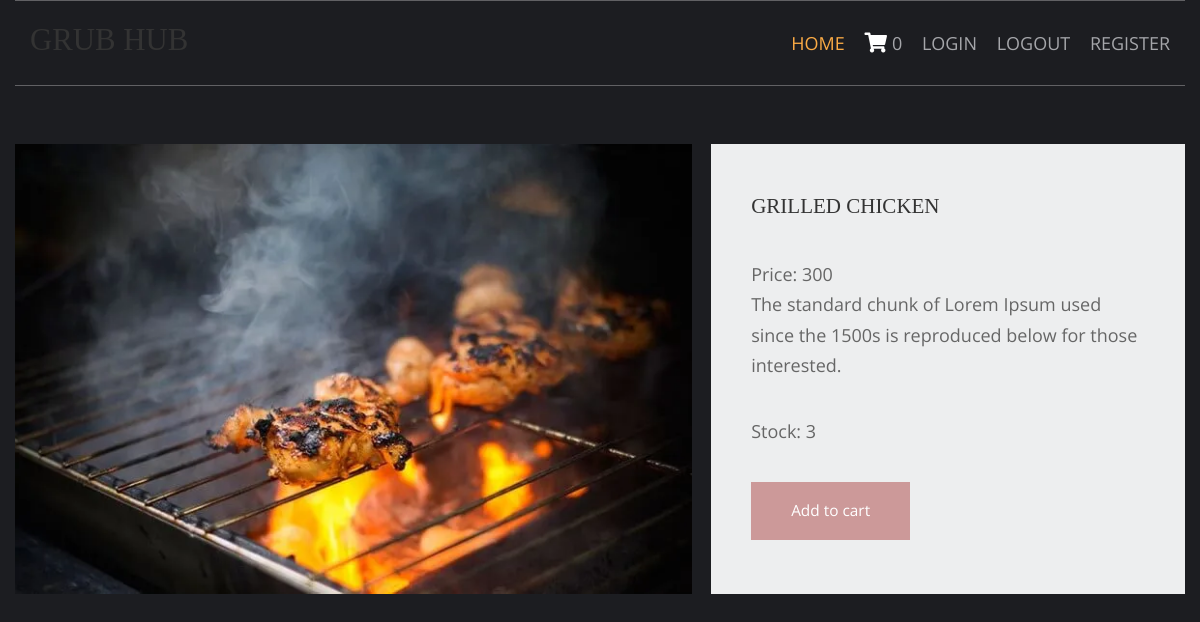
The app's page /chicken-recepes/grilled-chicken with its own data.
### shopping/models.py (models this page shows, shortened)
class products(models.Model):
    name=models.CharField(max_length=150,unique=True)
    slug=models.SlugField(max_length=250,unique=True)
    img=models.ImageField(upload_to='product')
    desc=models.TextField()
    stock=models.IntegerField()
    available=models.BooleanField()
    price=models.IntegerField()
    category=models.ForeignKey(categ,on_delete=models.CASCADE)

### shopping/views.py (the view)
# urls.py: path('<slug:c_slug>/<slug:product_slug>',views.prodDetails,name='details'),
def prodDetails(request,c_slug,product_slug):
    try:
        prod=products.objects.get(category__slug=c_slug,slug=product_slug)
    except Exception as e:
        raise e
    return render(request,'item.html',{'pr':prod})

### cart/context_processor.py (called while the page is built)
def count(request):
    item_count=0
    if 'admin' in request.path:
        return {}
    else:
        try:
            ct=cartlist.objects.filter(cart_id=c_id(request))
            cti=items.objects.all().filter(cart=ct[:1])
            for c in cti:
                item_count+=c.quan
        except cartlist.DoesNotExist:
            item_count=0
        return dict(itc=item_count)

### cart/views.py (called while the page is built)
def c_id(request):
    ct_id=request.session.session_key
    if not ct_id:
        ct_id=request.session.create()
    return ct_id

### templates/item.html (shortened to what this page needs)
{% extends 'base.html' %}
{% load static %}
{% block content %}
<html lang="en">
<head>
    <link href="{% static 'pr/fontawesome/pr/css/all.min.css' %}" rel="stylesheet" />
    <link href="{% static 'pr/css/templatemo-comparto.css' %}" rel="stylesheet" />
</head>
<body>
<br><br>
        <section class="tm-mb-1" id="about">
            <div class="tm-row tm-about-row">
                <div class="tm-section-1-l">
                    <img src="{{pr.img.url}}" alt="About image" class="tm-img-responsive">
                </div>
                <article class="tm-section-1-r tm-bg-color-8">
                    <h2 class="tm-mb-2 tm-title-color">{{pr.name}}</h2>
                    <p>Price: {{pr.price}}<br>{{pr.desc}}</p>
                    <p>Stock: {{pr.stock}}</p>
{% if pr.stock <= 0 %}
<h1 style="color: red">Sorry..No stock left</h1>
                    {% else %}
                    <a href="{% url 'addcart' pr.id %}" class="tm-btn tm-btn-1 tm-link-to-services">Add to cart</a>
{% endif %}
                </article>
            </div>
        </section>
</body>
</html>
{% endblock %}

### static/hm/layout/styles/layout.css (style rules this page uses)
*, *::before, *::after { transition:all .3s ease-in-out; }
body { color:#A5A6AA; background-color:#1C1D21; }
a { color:#FBAB45; }

### static/pr/css/templatemo-comparto.css (style rules this page uses)
*, *::before, *::after { box-sizing: border-box; outline: none; }
ul, h1, h2, h3, h4, p, figure { padding: 0; margin: 0; }
body { font-family: 'Open Sans', Arial, sans-serif; font-size: 18px; overflow-x: hidden; padding-left: 15px; padding-right: 15px; margin: 0; }
h2 { font-size: 1.5rem; }
a { transition: all 0.3s ease; text-decoration: none; }
p { color: #666; line-height: 1.7; margin-bottom: 35px; }
h1, h2, h3, h4, h5, h6 { color: #333; }
.tm-mb-1 { margin-bottom: 20px; }
.tm-mb-2 { margin-bottom: 40px; }
.tm-bg-color-8 { background-color: #EDEEEF; }
.tm-img-responsive { max-width: 100%; height: auto; }
.tm-section-1-l { width: 57.85%; margin-right: 1.65%; }
.tm-section-1-r { padding: 50px 40px; width: 40.5%; }
.tm-row { display: flex; }
.tm-btn { display: inline-block; padding: 15px 40px; font-size: 1.1rem; border: none; background-color: #CC9999; color: white; }
a { color: #666; }

### static/hm/layout/styles/framework.css (style rules this page uses)
html { overflow-y:scroll; overflow-x:hidden; }
html, body { margin:0; padding:0; font-size:14px; line-height:1.6em; }
*, *::before, *::after { box-sizing:border-box; }
a { outline:none; text-decoration:none; }
img { width:auto; max-width:100%; height:auto; margin:0; padding:0; border:none; line-height:normal; vertical-align:middle; }
body, input, textarea, select { font-family:Verdana, Geneva, sans-serif; }
h1, h2, h3, h4, h5, h6, .heading { font-family:Georgia, "Times New Roman", Times, serif; }
::placeholder { opacity:1; }
h1, h2, h3, h4, h5, h6, .heading { margin:0 0 20px 0; font-size:1.4rem; line-height:normal; font-weight:normal; text-transform:uppercase; }
address, article, aside, figcaption, figure, footer, header, main, nav, section { display:block; margin:0; padding:0; }

### records on screen
products: img (picture), name "GRILLED CHICKEN", price "300", desc "The standard chunk of Lorem Ipsum used since the 1500s is reproduced below for those interested.", stock "3"

### other values on screen
{{ itc }} "0"
